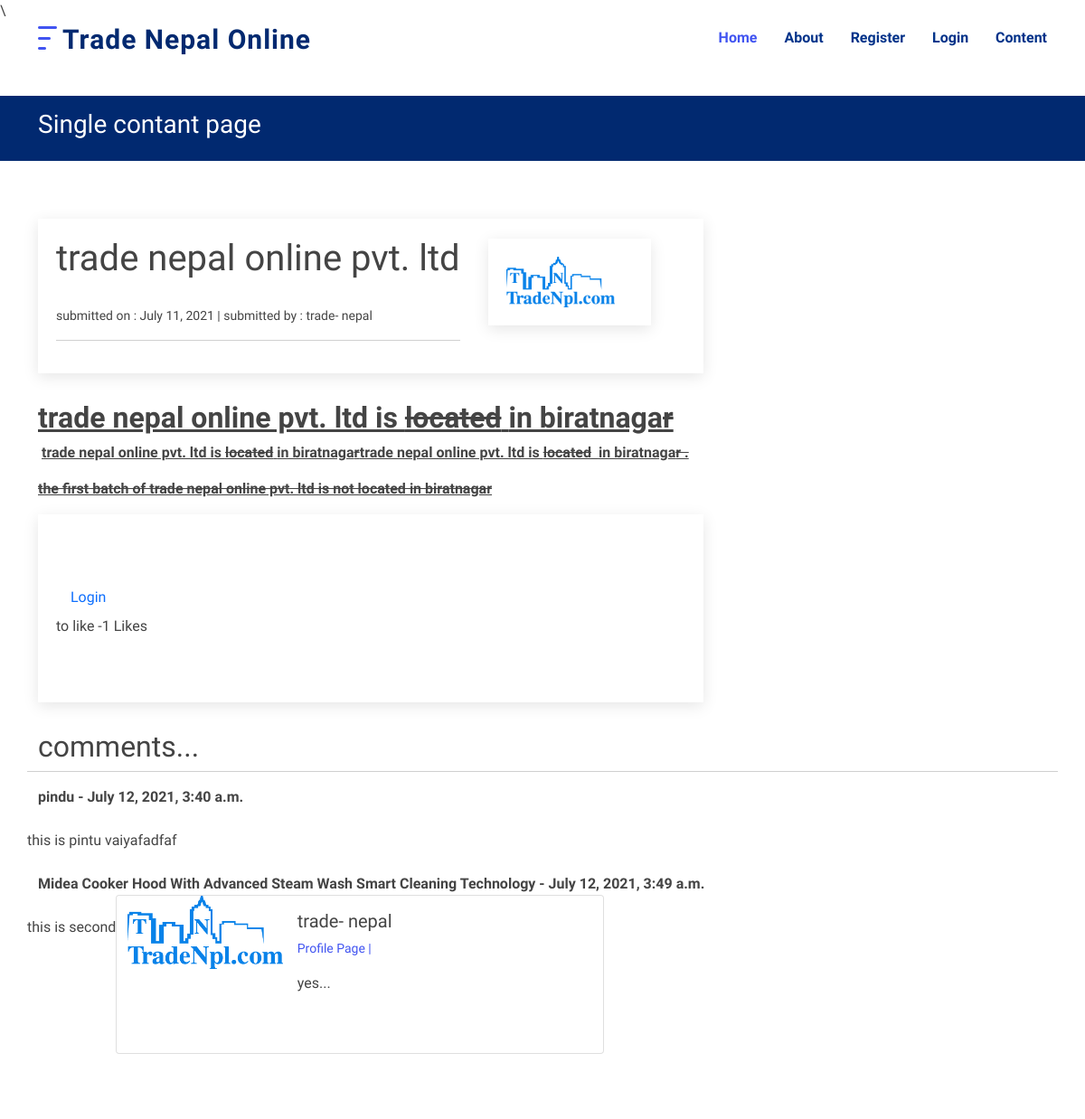
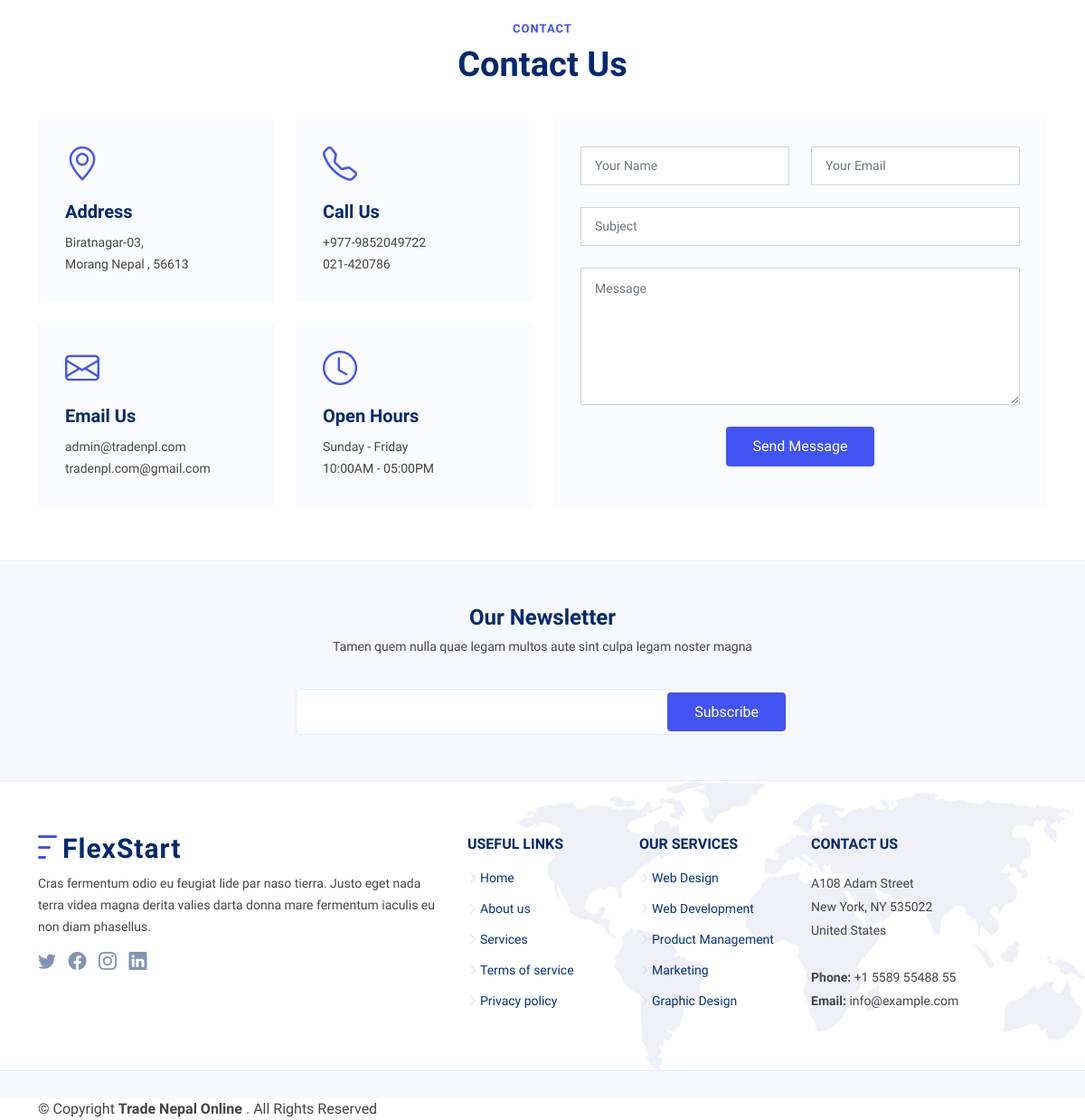
Screenshot of /article/33 with the database file from the repository (2 pictures, top to bottom).
### blog/models.py (models this page shows, shortened)
class Post(models.Model):
    title = models.CharField(max_length=255)
    header_image = models.ImageField(null=True, blank=True, upload_to="images/")
    title_tag = models.CharField(max_length=255,default="tradebulletin")
    author = models.ForeignKey(User, on_delete=models.CASCADE)
    body = RichTextField(blank=True, null=True)
    post_date = models.DateField(auto_now_add='True')
    category = models.CharField(max_length=255, default='uncategorised')
    snippet = models.CharField(max_length=255)
    likes = models.ManyToManyField(User, related_name='blog_posts')
    def total_likes(self):
        return self.likes.count()

class Comment(models.Model):
    post = models.ForeignKey(Post, related_name="comments", on_delete=models.CASCADE)
    name = models.CharField(max_length=100)
    body = models.TextField()
    date_added = models.DateTimeField(auto_now_add=True)

class Profile(models.Model):
    user = models.OneToOneField(User, null=True, on_delete=models.CASCADE)
    bio = models.TextField()
    profile_pic = models.ImageField(null=True, blank=True, upload_to="images/profile/")
    Website_url = models.CharField(max_length=255, null=True, blank=True)
    facebook_url = models.CharField(max_length=255, null=True, blank=True)
    instagram_url = models.CharField(max_length=255, null=True, blank=True)
    twitter_url = models.CharField(max_length=255, null=True, blank=True)

### blog/views.py (the view)
# urls.py: path('article/<int:pk>', ArticleDetailView.as_view(), name="article-detail"),
class ArticleDetailView(DetailView):
    model =Post
    template_name = 'blog-single.html'
    def get_context_data(self, *args, **kwargs):
        cat_menu = Category.objects.all()
        context = super(ArticleDetailView, self).get_context_data(*args, **kwargs)
        stuff = get_object_or_404 (Post, id=self.kwargs['pk'])
        total_likes = stuff.total_likes()
        liked= False
        if stuff.likes.filter(id=self.request.user.id).exists():
            liked = True
        context["cat_menu"] = cat_menu
        context["total_likes"] = total_likes
        context["liked"] = liked
        return context

### templates/blog-single.html (shortened to what this page needs)
{% extends 'base.html' %}
{% load static %}
{% block content %}
  <main id="main">
    <section class="breadcrumbs">
      <div class="container">
        <h2>Single contant page</h2>
      </div>
    </section>
    <br/>
        <section id="blog" class="blog">
          <div class="container" data-aos="fade-up">
            <div class="row">
              <div class="col-lg-8 entries">
                <div class="blog-author d-flex align-items-center">
                        <br/><br/><br/>
                                  <small><h1>{{ post.title }}</h1><br/>
                                    submitted on : {{ post.post_date }}  |
                                    submitted by : {{ post.author.first_name }}-
                                    {{ post.author.last_name }}
                                    <hr/>
                                  </small>
                            <div class="blog-author d-flex align-items-center">
                                {% if post.header_image %}
                                <img src="{{ post.header_image.url}}"></img> <br/>
                                {% endif %}
                            </div>
                </div>
                <div>
                  <p>{{ post.body|safe }}</p>
                </div>
                    <div class="blog-author d-flex align-items-center">
                        <form action="{% url 'like_post' post.pk %}"
                          method="POST">
                      {% if user.is_authenticated %}
                          {% if liked %}
                              <button type="submit", name="post_id", value ="{{ post.id }}" class="btn btn-danger btn-sm">UnLike</button>
                          {% else %}
                              <button type="submit", name="post_id", value ="{{ post.id }}" class="btn btn-primary btn-sm">Like</button>
                          {% endif %}
                      {% else %}
                      <a class="nav-link scrollto" href="{%url 'login'%}">Login</a>
                      to like
                      {% endif %}
                          -{{ total_likes }} Likes
                        </form>
                        <br/><br/><br/><br/><br/><br/><br/>
                    </div>
                </div>
  {% if post.author.profile %}
            <h2>comments...</h2>
            <hr/>
            {% if not post.comments.all %}
             No comments yet..<a href="#">Add one</a>
            {% else %}
              {% for comment in post.comments.all %}
                <strong>{{ comment.name }} -
                        {{ comment.date_added }}
                </strong>
                <br/>
                {{ comment.body }}
                <br/>    <br/>
              {% endfor %}
            {% endif %}
            <br/>    <br/>    <br/>    <br/>    <br/>
            <div class="card mb-3" style="max-width: 540px;">
              <div class="row g-0">
                <div class="col-md-4">
        {% if post.author.profile.profile_pic.url %}
            <img src="{{ post.author.profile.profile_pic.url}}" class="img-fluid rounded-start" alt="{{ post.author.first_name }}">
        {% else %}
              <img src="{% static 'img/profile.png' %}" class="img-fluid rounded-start" alt="{{ post.author.first_name }}">
        {% endif %}
                </div>
                <div class="col-md-8">
                  <div class="card-body">
                    <h5 class="card-title">
                      {{ post.author.first_name }}-
                      {{ post.author.last_name }}
                    </h5>
                    <p class="small text-muted">
                      <a href="{% url 'show_profile_page' post.author.profile.id %}">Profile Page |</a>
                    </p>
                    <p class="card-text">{{ post.author.profile.bio|slice:":100" }}...</p>
                  </div>
  {% else %}
  no profile
  {% endif %}
                </div>
              </div>
            </div>
          </div>
          </div>
    </section>
  </main>
{% endblock content %}

### templates/base.html (shortened to what this page needs)
{% load static%}
<!DOCTYPE html>
<html lang="en">
<head>
  <link href="{% static 'vendor/bootstrap/css/bootstrap.min.css' %}" rel="stylesheet">
  <link href="{% static 'vendor/bootstrap-icons/bootstrap-icons.css' %}" rel="stylesheet">
  <link href="{% static 'vendor/aos/aos.css' %}" rel="stylesheet">
  <link href="{% static 'vendor/remixicon/remixicon.css' %}" rel="stylesheet">
  <link href="{% static 'vendor/swiper/swiper-bundle.min.css' %}" rel="stylesheet">
  <link href="{% static 'vendor/glightbox/css/glightbox.min.css' %}" rel="stylesheet">
  <link href="{% static 'css/style.css' %}" rel="stylesheet">
</head>
<body>
        <header id="header" class="header fixed-top">
              <div class="container-fluid container-xl d-flex align-items-center justify-content-between">
                <a href="{%url 'home'%}" class="logo d-flex align-items-center">
                  <img src="{% static 'img/logo.png' %}" alt="">
                  <span>Trade Nepal Online</span>
                </a>
                <nav id="navbar" class="navbar">
                  <ul>
                    <li><a class="nav-link scrollto active" href="{%url 'home'%}">Home</a></li>
                    <li><a class="nav-link scrollto" href="{% url 'about' %}">About</a></li>
                    {% if user.is_authenticated %}
                    <li class="nav-item dropdown">
                        <a class="nav-link dropdown-toggle" href="#" id="navbarDropdown" role="button" data-bs-toggle="dropdown" aria-expanded="false">
                          Profile
                        </a>
                        <ul class="dropdown-menu" aria-labelledby="navbarDropdown">
                          <li><a class="dropdown-item" href="{%url 'edit_profile'%}">Edit setting</a></li>
                          {% if user.profile.id %}
                          <li><a class="dropdown-item" href="{%url 'edit_profile_page' user.profile.id %}">Edit profile page</a></li>
                          <li><a class="dropdown-item" href="{% url 'show_profile_page' user.profile.id %}">Show profile page</a></li>
                          {% else %}
                          <li><a class="dropdown-item" href="{%url 'create_profile_page' %}">create profile page</a></li>
                          {% endif%}
                        </ul>
                      </li>
                      <li><a class="nav-link scrollto" href="{%url 'logout'%}">Logout</a></li>
                      <li><a class="nav-link scrollto" href="{%url 'add_post'%}">Add content</a></li>
                      <li><a class="nav-link scrollto" href="{%url 'add_category'%}">Add Category</a></li>
                    {% else %}
                      <li><a class="nav-link scrollto" href="{%url 'register'%}">Register</a></li>
                      <li><a class="nav-link scrollto" href="{%url 'login'%}">Login</a></li>
                    {% endif %}
                    <li><a href="{%url 'blog'%}">Content</a></li>
                  </ul>
                </nav>
              </div>
        </header>\
        {% block content %}
        {% endblock content %}
        <section id="contact" class="contact">
          <div class="container" data-aos="fade-up">
            <header class="section-header">
              <h2>Contact</h2>
              <p>Contact Us</p>
            </header>
            <div class="row gy-4">
              <div class="col-lg-6">
                <div class="row gy-4">
                  <div class="col-md-6">
                    <div class="info-box">
                      <i class="bi bi-geo-alt"></i>
                      <h3>Address</h3>
                      <p>Biratnagar-03,<br>Morang Nepal , 56613</p>
                    </div>
                  </div>
                  <div class="col-md-6">
                    <div class="info-box">
                      <i class="bi bi-telephone"></i>
                      <h3>Call Us</h3>
                      <p>+977-9852049722<br>021-420786</p>
                    </div>
                  </div>
                  <div class="col-md-6">
                    <div class="info-box">
                      <i class="bi bi-envelope"></i>
                      <h3>Email Us</h3>
                      <p>admin@tradenpl.com<br>tradenpl.com@gmail.com</p>
                    </div>
                  </div>
                  <div class="col-md-6">
                    <div class="info-box">
                      <i class="bi bi-clock"></i>
                      <h3>Open Hours</h3>
                      <p>Sunday - Friday<br>10:00AM - 05:00PM</p>
                    </div>
                  </div>
                </div>
              </div>
              <div class="col-lg-6">
                <form action="forms/contact.php" method="post" class="php-email-form">
                  <div class="row gy-4">
                    <div class="col-md-6">
                      <input type="text" name="name" class="form-control" placeholder="Your Name" required>
                    </div>
                    <div class="col-md-6 ">
                      <input type="email" class="form-control" name="email" placeholder="Your Email" required>
                    </div>
                    <div class="col-md-12">
                      <input type="text" class="form-control" name="subject" placeholder="Subject" required>
                    </div>
                    <div class="col-md-12">
                      <textarea class="form-control" name="message" rows="6" placeholder="Message" required></textarea>
                    </div>
                    <div class="col-md-12 text-center">
                      <button type="submit">Send Message</button>
                    </div>
                  </div>
                </form>
              </div>
            </div>
          </div>
        </section>
        <footer id="footer" class="footer">
          <div class="footer-newsletter">
            <div class="container">
              <div class="row justify-content-center">
                <div class="col-lg-12 text-center">
                  <h4>Our Newsletter</h4>
                  <p>Tamen quem nulla quae legam multos aute sint culpa legam noster magna</p>
                </div>
                <div class="col-lg-6">
                  <form action="" method="post">
                    <input type="email" name="email"><input type="submit" value="Subscribe">
                  </form>
                </div>
              </div>
            </div>
          </div>
          <div class="footer-top">
            <div class="container">
              <div class="row gy-4">
                <div class="col-lg-5 col-md-12 footer-info">
                  <a href="index.html" class="logo d-flex align-items-center">
                    <img src="assets/img/logo.png" alt="">
                    <span>FlexStart</span>
                  </a>
                  <p>Cras fermentum odio eu feugiat lide par naso tierra. Justo eget nada terra videa magna derita valies darta donna mare fermentum iaculis eu non diam phasellus.</p>
                  <div class="social-links mt-3">
                    <a href="#" class="twitter"><i class="bi bi-twitter"></i></a>
                    <a href="#" class="facebook"><i class="bi bi-facebook"></i></a>
                    <a href="#" class="instagram"><i class="bi bi-instagram bx bxl-instagram"></i></a>
                    <a href="#" class="linkedin"><i class="bi bi-linkedin bx bxl-linkedin"></i></a>
                  </div>
                </div>
                <div class="col-lg-2 col-6 footer-links">
                  <h4>Useful Links</h4>
                  <ul>
                    <li><i class="bi bi-chevron-right"></i> <a href="#">Home</a></li>
                    <li><i class="bi bi-chevron-right"></i> <a href="#">About us</a></li>
                    <li><i class="bi bi-chevron-right"></i> <a href="#">Services</a></li>
                    <li><i class="bi bi-chevron-right"></i> <a href="#">Terms of service</a></li>
                    <li><i class="bi bi-chevron-right"></i> <a href="#">Privacy policy</a></li>
                  </ul>
                </div>
                <div class="col-lg-2 col-6 footer-links">
                  <h4>Our Services</h4>
                  <ul>
                    <li><i class="bi bi-chevron-right"></i> <a href="#">Web Design</a></li>
                    <li><i class="bi bi-chevron-right"></i> <a href="#">Web Development</a></li>
                    <li><i class="bi bi-chevron-right"></i> <a href="#">Product Management</a></li>
                    <li><i class="bi bi-chevron-right"></i> <a href="#">Marketing</a></li>
                    <li><i class="bi bi-chevron-right"></i> <a href="#">Graphic Design</a></li>
                  </ul>
                </div>
                <div class="col-lg-3 col-md-12 footer-contact text-center text-md-start">
                  <h4>Contact Us</h4>
                  <p>
                    A108 Adam Street <br>
                    New York, NY 535022<br>
                    United States <br><br>
                    <strong>Phone:</strong> +1 5589 55488 55<br>
                    <strong>Email:</strong> info@example.com<br>
                  </p>
                </div>
              </div>
            </div>
          </div>
        </footer>
          <div class="container">
          <div class="copyright">
            &copy; Copyright <strong><span>Trade Nepal Online </span></strong>. All Rights Reserved
          </div>
        </div>
</body>

### rows the page displays
Post: title "trade nepal online pvt. ltd", post_date "July 11, 2021", author.first_name "trade", author.last_name "nepal", header_image (picture), body "trade nepal online pvt. ltd is located in biratnaga r trade nepal online pvt. ltd is located in biratnaga r trade nepal online pvt. ltd is located in biratnaga r . the first batch of trade nepal online pvt. ltd is not located in biratnagar", author.profile.profile_pic (picture), author.profile.bio "yes"
Comment: name "pindu", date_added "July 12, 2021, 3:40 a.m.", body "this is pintu vaiyafadfaf"
Comment: name "Midea Cooker Hood With Advanced Steam Wash Smart Cleaning Technology", date_added "July 12, 2021, 3:49 a.m.", body "this is second"

### other values shown
{{ total_likes }} "1"
